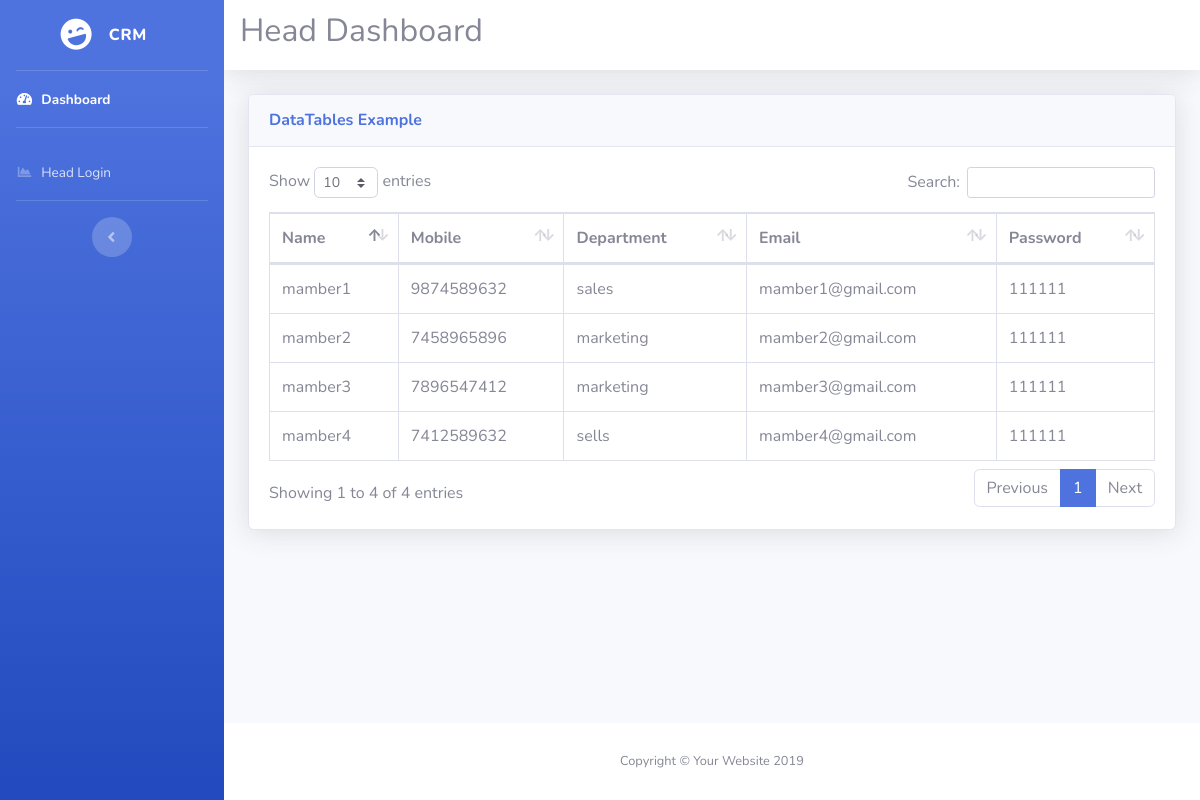
The app's page /admin/head/mamber.php with its own data.
### tables this page shows
CREATE TABLE `team` (
  `teamid` int(3) NOT NULL,
  `name` varchar(30) NOT NULL,
  `email` varchar(30) NOT NULL,
  `mobile` varchar(30) NOT NULL,
  `department` varchar(30) NOT NULL,
  `password` varchar(40) NOT NULL
);

### admin/head/dbconfig.php (called while the page is built, shortened)
<?php
function select($query)
{
	$cid=mysqli_connect(server,user,password,database) or die("connection error");
	$result=mysqli_query($cid,$query);
	return $result;
}
?>

### admin/head/mamber.php (the view, shortened to what this page needs)
<?php
include"dbconfig.php";
$query="SELECT * FROM team";
$result=select($query);
?>
<!DOCTYPE html>
<html lang="en">
<head>
  <link href="vendor/fontawesome-free/css/all.min.css" rel="stylesheet" type="text/css">
  <link href="css/sb-admin-2.min.css" rel="stylesheet">
  <link href="vendor/datatables/dataTables.bootstrap4.min.css" rel="stylesheet">
</head>
<body id="page-top">
  <div id="wrapper">
   <?php include"sidebar.php";?>
    <div id="content-wrapper" class="d-flex flex-column">
      <div id="content">
        <nav class="navbar navbar-expand navbar-light bg-white topbar mb-4 static-top shadow">
            <h2> Head Dashboard</h2>
        </nav>
        <div class="container-fluid">
          <div class="card shadow mb-4">
            <div class="card-header py-3">
              <h6 class="m-0 font-weight-bold text-primary">DataTables Example</h6>
            </div>
            <div class="card-body">
              <div class="table-responsive">
                <table class="table table-bordered" id="dataTable" width="100%" cellspacing="0">
                  <thead>
                    <tr>
                      <th>Name</th>
                      <th>Mobile</th>
                      <th>Department</th>
                      <th>Email</th>
                      <th>Password</th>
                    </tr>
                  </thead>
                  <tbody>
                    <?php
					while($r=mysqli_fetch_array($result))
					{
						extract($r);
					?>
                    <tr>
                      <td><?=$name?></td>
                      <td><?=$mobile?></td>
                      <td><?=$department?></td>
                      <td><?=$email?></td>
                      <td><?=$password?></td>
                      </tr>
                    <?php
					}
					?>
                  </tbody>
                </table>
              </div>
            </div>
          </div>
        </div>
      </div>
      <footer class="sticky-footer bg-white">
        <div class="container my-auto">
          <div class="copyright text-center my-auto">
            <span>Copyright &copy; Your Website 2019</span>
          </div>
        </div>
      </footer>
    </div>
  </div>
</body>
</html>

### admin/head/sidebar.php
<ul class="navbar-nav bg-gradient-primary sidebar sidebar-dark accordion" id="accordionSidebar">
      <a class="sidebar-brand d-flex align-items-center justify-content-center" href="index.php">
        <div class="sidebar-brand-icon rotate-n-15">
          <i class="fas fa-laugh-wink"></i>
        </div>
        <div class="sidebar-brand-text mx-3">CRM <sup></div>
      </a>
      <hr class="sidebar-divider my-0">
      <li class="nav-item active">
        <a class="nav-link" href="index.php">
          <i class="fas fa-fw fa-tachometer-alt"></i>
          <span>Dashboard</span></a>
      </li>
      <hr class="sidebar-divider">
	 <?php
if($_SESSION)
{
	?>
	   <li class="nav-item">
        <a class="nav-link" href="tables.php">
          <i class="fas fa-fw fa-table"></i>
          <span>Tickets</span></a>
      </li>
	  <li class="nav-item">
        <a class="nav-link" href="solved_tickets.php">
          <i class="fas fa-fw fa-table"></i>
          <span>Solved Tickets</span></a>
      </li>
	  <li class="nav-item">
        <a class="nav-link" href="register.php">
          <i class="fas fa-fw fa-table"></i>
          <span>Team Mamber Register</span></a>
      </li>
	  <li class="nav-item">
        <a class="nav-link" href="mamber.php">
          <i class="fas fa-fw fa-table"></i>
          <span>our Members</span></a>
      </li>
	  <li class="nav-item">
        <a class="nav-link" href="logout.php">
          <i class="fas fa-fw fa-chart-area"></i>
          <span>Logout</span></a>
      </li>
	  <?php
}
else
{
	?>
	  <li class="nav-item">
        <a class="nav-link" href="login.php">
          <i class="fas fa-fw fa-chart-area"></i>
          <span>Head Login</span></a>
      </li>
	  <?php
}
?>
      <hr class="sidebar-divider d-none d-md-block">
      <div class="text-center d-none d-md-inline">
        <button class="rounded-circle border-0" id="sidebarToggle"></button>
      </div>
    </ul>

### records on screen
team: name "mamber1", mobile "9874589632", department "sales", email "mamber1@gmail.com", password "111111"
team: name "mamber2", mobile "7458965896", department "marketing", email "mamber2@gmail.com", password "111111"
team: name "mamber3", mobile "7896547412", department "marketing", email "mamber3@gmail.com", password "111111"
team: name "mamber4", mobile "7412589632", department "sells", email "mamber4@gmail.com", password "111111"
